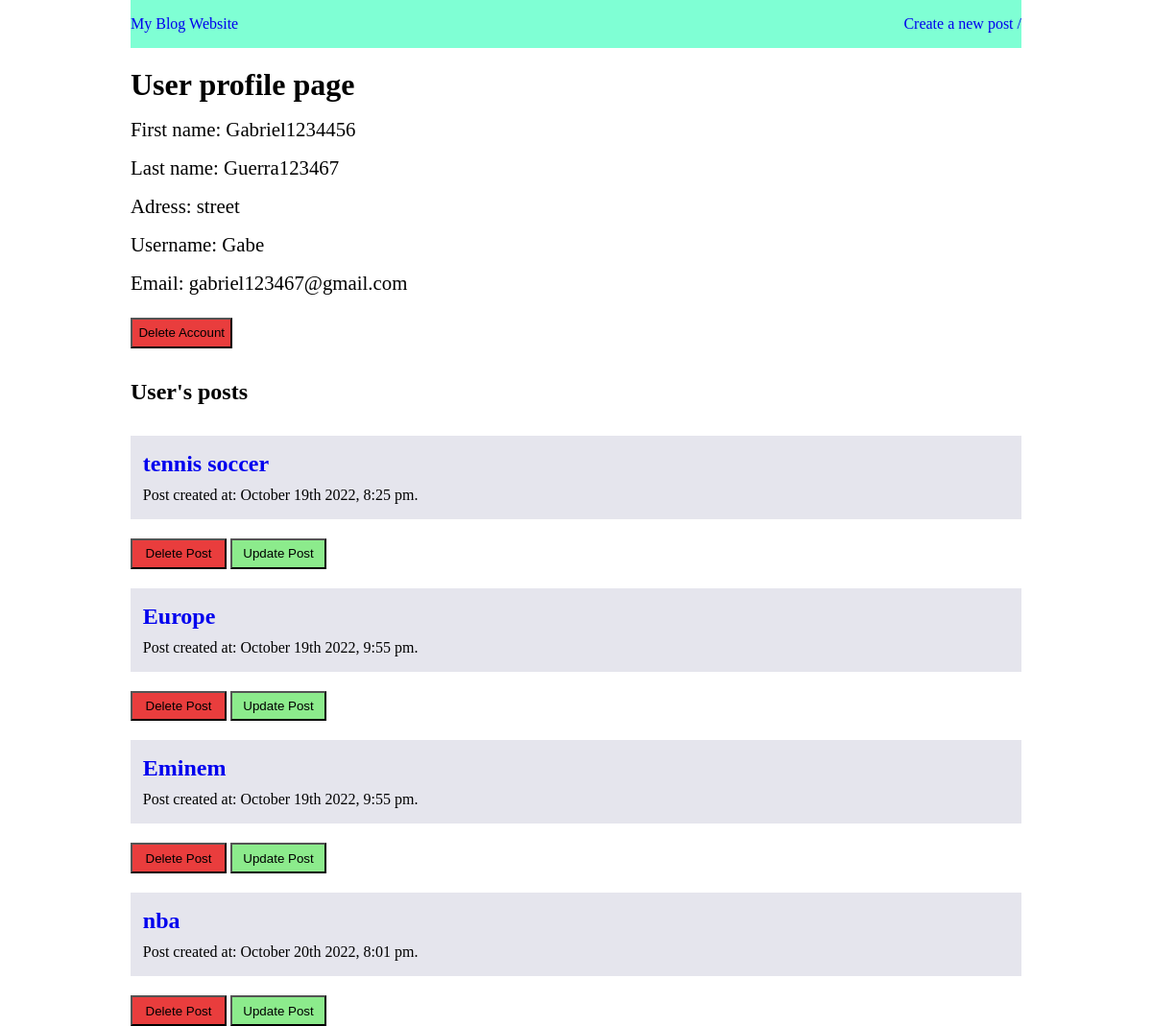
The app's page /profile/Gabe, older data.
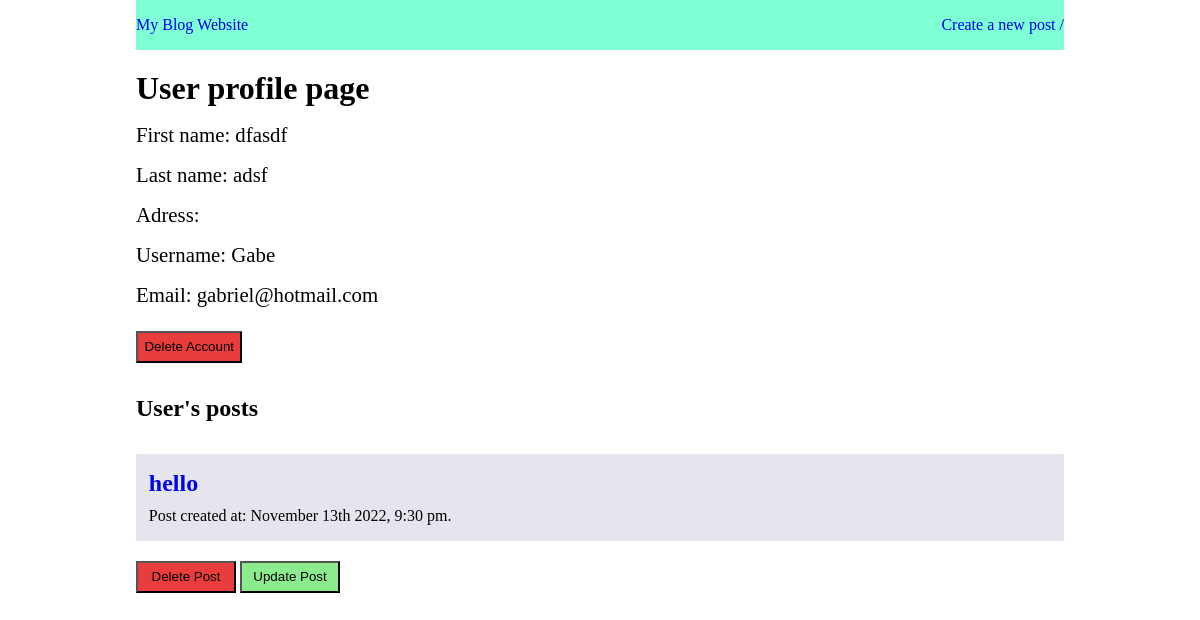
The same page, newer data.
### blog.py (models this page shows, shortened)
class User(db.Model):
    id = db.Column(db.Integer, primary_key=True)
    first_name = db.Column(db.String, nullable=False)
    last_name = db.Column(db.String, nullable=False)
    username = db.Column(db.String, nullable=False, unique=True)
    address = db.Column(db.String, nullable=True)
    email = db.Column(db.String, nullable=False, unique=True)
    def user_details(self):
        user_information = {
            "id": self.id,
            "first_name": self.first_name,
            "last_name": self.last_name,
            "username": self.username,
            "address": self.address,
            "email": self.email,
        }
        return user_information

class Post(db.Model):
    id = db.Column(
        db.Integer, primary_key=True)  # id column in the table in the database
    title = db.Column(db.String, nullable=False)
    content = db.Column(db.String, nullable=False)
    date_posted = db.Column(
        db.DateTime, default=datetime.utcnow, nullable=False)
    user_id = db.Column(db.Integer, nullable=False)

### blog.py (the view)
@app.route('/profile/<username>', methods=['GET'])
def user_profile(username):  # pass the dynamic part to the function
    user = User.query.filter_by(username=username).first()
    if user:  # This will only run if the user is found.
        posts = Post.query.filter_by(user_id=user.id).all()
    if user is None:  # If the user in line 150 is None, then render the user_status.html with a status of User not found.
        status = f'User not found.'
        return render_template("user_status.html", user_status=status)
    return render_template("profile.html", user_details=user.user_details(), blogs=posts)

### templates/profile.html (shortened to what this page needs)
<!DOCTYPE html>
<html lang="en">
<head>
    <link rel= "stylesheet" type= "text/css" href= "{{ url_for('static',filename='style.css')}}">
</head>
<body>
    <div class="container">
        <nav>
            <div class="home_link">
                <a href="/homepage">My Blog Website</a>
            </div>
            <div class="nav_link">
                <a href="/create_post">Create a new post /</a>
            </div>
        </nav>
        <main>
            <h1>User profile page</h1>
            <section id="user_details">
                <p class="firstname">First name: {{user_details.first_name}}</p>
                <p class="lastname">Last name: {{user_details.last_name}}</p>
                <p class="address">Adress: {{user_details.address}}</p>
                <p class="username">Username: {{user_details.username}}</p>
                <p class="email">Email: {{user_details.email}}</p>
            </section>
            <div class="delete_item">
                <a href="{{url_for('delete_user', username=user_details.username)}}" id="delete_user"><button id="delete_button">Delete Account</button></a>
            </div>
            <h2  id="user_post">User's posts</h2>
            <section>
                {% for blog in blogs %}
                <article class="post">
                    <a href="{{url_for('get_post', title=blog.title)}}"><h2>{{blog.title}}</h2></a>
                    <p>Post created at: {{ moment(blog.date_posted).format('MMMM Do YYYY, h:mm a') }}.</p>
                </article>
                    <div class="decide">
                        <a href="{{url_for('delete_post', id=blog.id, user_id=user_details.id) }}"><button id="delete_button">Delete Post</button></a>
                        <a href="{{url_for('update_post', id=blog.id) }}"><button id="update_button">Update Post</button></a>
                    </div>
                {% endfor %}
            </section>
        </main>
    </div>
</body>
</html>

Row changes from the older to the newer data that the page shows:
removed User: first_name "Gabriel1234456", last_name "Guerra123467", address "street", username "Gabe", email "gabriel123467@gmail.com"
removed Post: title "tennis soccer", date_posted "October 19th 2022, 8:25 pm"
removed Post: title "Europe", date_posted "October 19th 2022, 9:55 pm"
removed Post: title "Eminem", date_posted "October 19th 2022, 9:55 pm"
removed Post: title "nba", date_posted "October 20th 2022, 8:01 pm"
now on this page (row edited): User: first_name "dfasdf", last_name "adsf", username "Gabe", email "gabriel@hotmail.com"
added Post: title "hello", date_posted "November 13th 2022, 9:30 pm"
